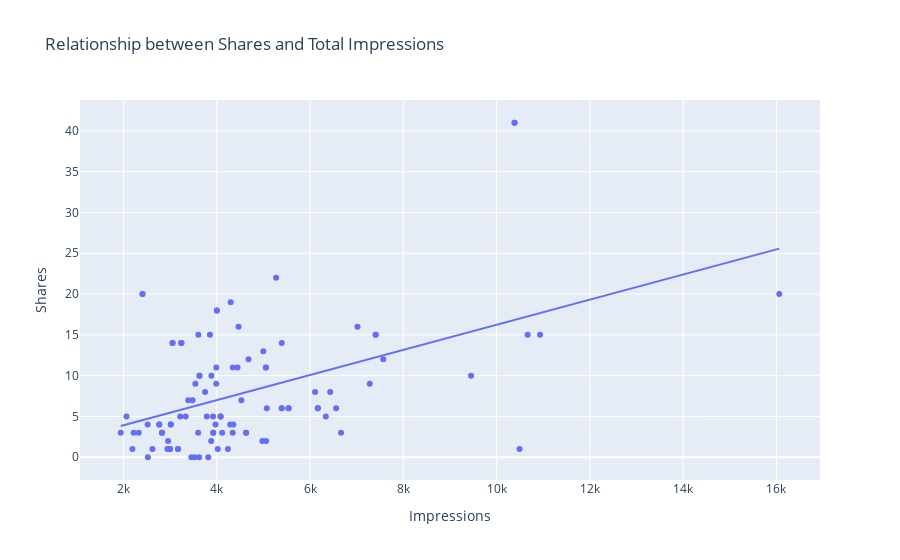

Notebook source saved alongside this figure:
### Code cell
# using plotly
fig = px.scatter(data_frame = df1, x= "Impressions", y= "Shares", trendline= "ols", title= "Relationship between Shares and Total Impressions")
fig.show()
